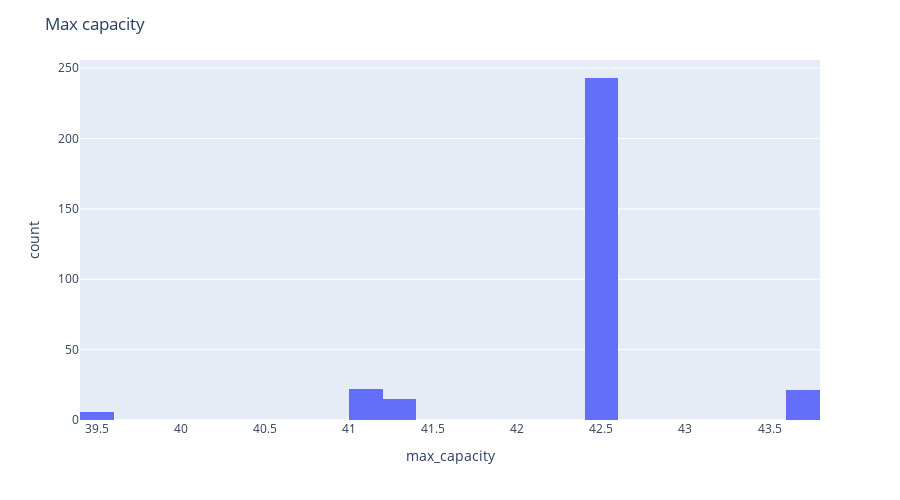

Notebook source saved alongside this figure:
### Code cell
fig = px.histogram(df, x='max_capacity')
fig.update_layout(height=500, title_text='Max capacity')
fig.show()

### Figure 1 — Plotly figure (JSON) as saved in the notebook; plotly's stock layout.template omitted (floating-point values rounded to 4 significant figures; data arrays with more than 128 entries replaced by an {"elided": "..."} marker saying what was removed)
{"data": [{"alignmentgroup": "True", "bingroup": "x", "hovertemplate": "max_capacity=%{x}<br>count=%{y}<extra></extra>", "legendgroup": "", "marker": {"color": "#636efa"}, "name": "", "offsetgroup": "", "orientation": "v", "showlegend": false, "type": "histogram", "x": {"elided": "311 float values"}, "xaxis": "x", "yaxis": "y"}], "layout": {"barmode": "relative", "height": 500, "legend": {"tracegroupgap": 0}, "margin": {"t": 60}, "title": {"text": "Max capacity"}, "xaxis": {"anchor": "y", "domain": [0, 1], "title": {"text": "max_capacity"}}, "yaxis": {"anchor": "x", "domain": [0, 1], "title": {"text": "count"}}}}
